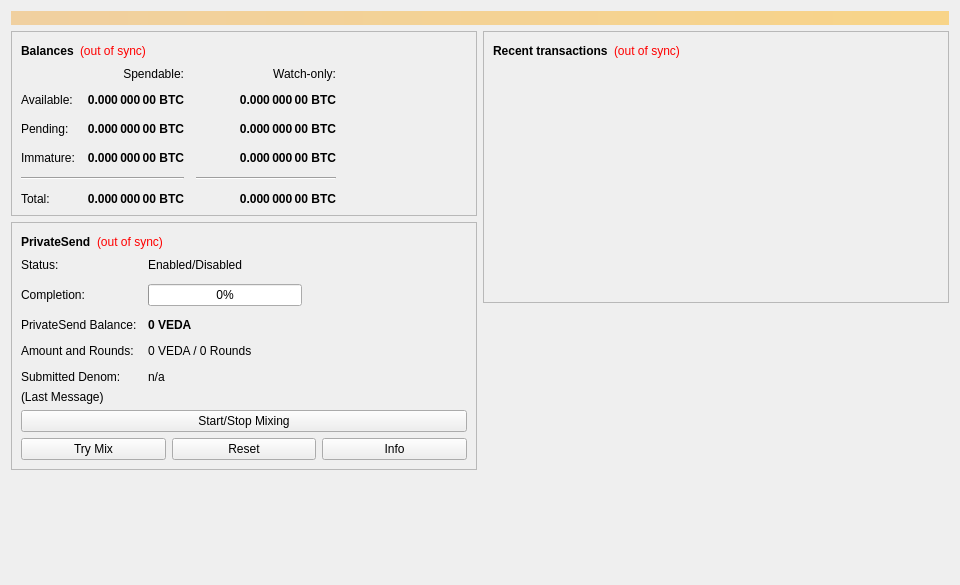
<?xml version="1.0" encoding="UTF-8"?>
<ui version="4.0">
 <class>OverviewPage</class>
 <widget class="QWidget" name="OverviewPage">
  <property name="geometry">
   <rect>
    <x>0</x>
    <y>0</y>
    <width>960</width>
    <height>585</height>
   </rect>
  </property>
  <property name="minimumSize">
   <size>
    <width>960</width>
    <height>0</height>
   </size>
  </property>
  <property name="windowTitle">
   <string>Form</string>
  </property>
  <layout class="QVBoxLayout" name="topLayout">
   <item>
    <widget class="QLabel" name="labelAlerts">
     <property name="visible">
      <bool>false</bool>
     </property>
     <property name="styleSheet">
      <string notr="true">QLabel { background-color: qlineargradient(x1: 0, y1: 0, x2: 1, y2: 0, stop:0 #F0D0A0, stop:1 #F8D488); color:#000000; }</string>
     </property>
     <property name="wordWrap">
      <bool>true</bool>
     </property>
     <property name="margin">
      <number>3</number>
     </property>
     <property name="textInteractionFlags">
      <set>Qt::TextSelectableByMouse</set>
     </property>
    </widget>
   </item>
   <item>
    <layout class="QHBoxLayout" name="horizontalLayout" stretch="1,1">
     <item>
      <layout class="QVBoxLayout" name="verticalLayout_2">
       <item>
        <widget class="QFrame" name="frame">
         <property name="frameShape">
          <enum>QFrame::StyledPanel</enum>
         </property>
         <property name="frameShadow">
          <enum>QFrame::Raised</enum>
         </property>
         <layout class="QVBoxLayout" name="verticalLayout_4">
          <item>
           <layout class="QHBoxLayout" name="horizontalLayout_4">
            <item>
             <widget class="QLabel" name="label_5">
              <property name="font">
               <font>
                <weight>75</weight>
                <bold>true</bold>
               </font>
              </property>
              <property name="text">
               <string>Balances</string>
              </property>
             </widget>
            </item>
            <item>
             <widget class="QLabel" name="labelWalletStatus">
              <property name="toolTip">
               <string>The displayed information may be out of date. Your wallet automatically synchronizes with the Veda network after a connection is established, but this process has not completed yet.</string>
              </property>
              <property name="styleSheet">
               <string notr="true">QLabel { color: red; }</string>
              </property>
              <property name="text">
               <string notr="true">(out of sync)</string>
              </property>
              <property name="alignment">
               <set>Qt::AlignLeading|Qt::AlignLeft|Qt::AlignVCenter</set>
              </property>
             </widget>
            </item>
            <item>
             <spacer name="horizontalSpacer_3">
              <property name="orientation">
               <enum>Qt::Horizontal</enum>
              </property>
              <property name="sizeHint" stdset="0">
               <size>
                <width>40</width>
                <height>20</height>
               </size>
              </property>
             </spacer>
            </item>
           </layout>
          </item>
          <item>
           <layout class="QGridLayout" name="gridLayout">
            <property name="spacing">
             <number>12</number>
            </property>
            <item row="2" column="2">
             <widget class="QLabel" name="labelWatchPending">
              <property name="font">
               <font>
                <weight>75</weight>
                <bold>true</bold>
               </font>
              </property>
              <property name="cursor">
               <cursorShape>IBeamCursor</cursorShape>
              </property>
              <property name="toolTip">
               <string>Unconfirmed transactions to watch-only addresses</string>
              </property>
              <property name="text">
               <string notr="true">0.000 000 00 BTC</string>
              </property>
              <property name="alignment">
               <set>Qt::AlignRight|Qt::AlignTrailing|Qt::AlignVCenter</set>
              </property>
              <property name="textInteractionFlags">
               <set>Qt::LinksAccessibleByMouse|Qt::TextSelectableByKeyboard|Qt::TextSelectableByMouse</set>
              </property>
             </widget>
            </item>
            <item row="2" column="1">
             <widget class="QLabel" name="labelUnconfirmed">
              <property name="font">
               <font>
                <weight>75</weight>
                <bold>true</bold>
               </font>
              </property>
              <property name="cursor">
               <cursorShape>IBeamCursor</cursorShape>
              </property>
              <property name="toolTip">
               <string>Total of transactions that have yet to be confirmed, and do not yet count toward the spendable balance</string>
              </property>
              <property name="text">
               <string notr="true">0.000 000 00 BTC</string>
              </property>
              <property name="alignment">
               <set>Qt::AlignRight|Qt::AlignTrailing|Qt::AlignVCenter</set>
              </property>
              <property name="textInteractionFlags">
               <set>Qt::LinksAccessibleByMouse|Qt::TextSelectableByKeyboard|Qt::TextSelectableByMouse</set>
              </property>
             </widget>
            </item>
            <item row="3" column="2">
             <widget class="QLabel" name="labelWatchImmature">
              <property name="font">
               <font>
                <weight>75</weight>
                <bold>true</bold>
               </font>
              </property>
              <property name="cursor">
               <cursorShape>IBeamCursor</cursorShape>
              </property>
              <property name="toolTip">
               <string>Mined balance in watch-only addresses that has not yet matured</string>
              </property>
              <property name="text">
               <string notr="true">0.000 000 00 BTC</string>
              </property>
              <property name="alignment">
               <set>Qt::AlignRight|Qt::AlignTrailing|Qt::AlignVCenter</set>
              </property>
              <property name="textInteractionFlags">
               <set>Qt::LinksAccessibleByMouse|Qt::TextSelectableByKeyboard|Qt::TextSelectableByMouse</set>
              </property>
             </widget>
            </item>
            <item row="4" column="0" colspan="2">
             <widget class="Line" name="lineSpendableBalance">
              <property name="orientation">
               <enum>Qt::Horizontal</enum>
              </property>
             </widget>
            </item>
            <item row="4" column="2">
             <widget class="Line" name="lineWatchBalance">
              <property name="sizePolicy">
               <sizepolicy hsizetype="Preferred" vsizetype="Fixed">
                <horstretch>0</horstretch>
                <verstretch>0</verstretch>
               </sizepolicy>
              </property>
              <property name="minimumSize">
               <size>
                <width>140</width>
                <height>0</height>
               </size>
              </property>
              <property name="orientation">
               <enum>Qt::Horizontal</enum>
              </property>
             </widget>
            </item>
            <item row="5" column="0">
             <widget class="QLabel" name="labelTotalText">
              <property name="text">
               <string>Total:</string>
              </property>
             </widget>
            </item>
            <item row="3" column="1">
             <widget class="QLabel" name="labelImmature">
              <property name="font">
               <font>
                <weight>75</weight>
                <bold>true</bold>
               </font>
              </property>
              <property name="cursor">
               <cursorShape>IBeamCursor</cursorShape>
              </property>
              <property name="toolTip">
               <string>Mined balance that has not yet matured</string>
              </property>
              <property name="text">
               <string notr="true">0.000 000 00 BTC</string>
              </property>
              <property name="alignment">
               <set>Qt::AlignRight|Qt::AlignTrailing|Qt::AlignVCenter</set>
              </property>
              <property name="textInteractionFlags">
               <set>Qt::LinksAccessibleByMouse|Qt::TextSelectableByKeyboard|Qt::TextSelectableByMouse</set>
              </property>
             </widget>
            </item>
            <item row="2" column="3">
             <spacer name="horizontalSpacer_2">
              <property name="orientation">
               <enum>Qt::Horizontal</enum>
              </property>
              <property name="sizeHint" stdset="0">
               <size>
                <width>40</width>
                <height>20</height>
               </size>
              </property>
             </spacer>
            </item>
            <item row="3" column="0">
             <widget class="QLabel" name="labelImmatureText">
              <property name="text">
               <string>Immature:</string>
              </property>
             </widget>
            </item>
            <item row="5" column="1">
             <widget class="QLabel" name="labelTotal">
              <property name="font">
               <font>
                <weight>75</weight>
                <bold>true</bold>
               </font>
              </property>
              <property name="cursor">
               <cursorShape>IBeamCursor</cursorShape>
              </property>
              <property name="toolTip">
               <string>Your current total balance</string>
              </property>
              <property name="text">
               <string notr="true">0.000 000 00 BTC</string>
              </property>
              <property name="alignment">
               <set>Qt::AlignRight|Qt::AlignTrailing|Qt::AlignVCenter</set>
              </property>
              <property name="textInteractionFlags">
               <set>Qt::LinksAccessibleByMouse|Qt::TextSelectableByKeyboard|Qt::TextSelectableByMouse</set>
              </property>
             </widget>
            </item>
            <item row="5" column="2">
             <widget class="QLabel" name="labelWatchTotal">
              <property name="font">
               <font>
                <weight>75</weight>
                <bold>true</bold>
               </font>
              </property>
              <property name="cursor">
               <cursorShape>IBeamCursor</cursorShape>
              </property>
              <property name="toolTip">
               <string>Current total balance in watch-only addresses</string>
              </property>
              <property name="text">
               <string notr="true">0.000 000 00 BTC</string>
              </property>
              <property name="alignment">
               <set>Qt::AlignRight|Qt::AlignTrailing|Qt::AlignVCenter</set>
              </property>
              <property name="textInteractionFlags">
               <set>Qt::LinksAccessibleByMouse|Qt::TextSelectableByKeyboard|Qt::TextSelectableByMouse</set>
              </property>
             </widget>
            </item>
            <item row="0" column="2">
             <widget class="QLabel" name="labelWatchonly">
              <property name="text">
               <string>Watch-only:</string>
              </property>
              <property name="alignment">
               <set>Qt::AlignRight|Qt::AlignTrailing|Qt::AlignVCenter</set>
              </property>
             </widget>
            </item>
            <item row="1" column="0">
             <widget class="QLabel" name="labelBalanceText">
              <property name="text">
               <string>Available:</string>
              </property>
             </widget>
            </item>
            <item row="1" column="1">
             <widget class="QLabel" name="labelBalance">
              <property name="font">
               <font>
                <weight>75</weight>
                <bold>true</bold>
               </font>
              </property>
              <property name="cursor">
               <cursorShape>IBeamCursor</cursorShape>
              </property>
              <property name="toolTip">
               <string>Your current spendable balance</string>
              </property>
              <property name="text">
               <string notr="true">0.000 000 00 BTC</string>
              </property>
              <property name="alignment">
               <set>Qt::AlignRight|Qt::AlignTrailing|Qt::AlignVCenter</set>
              </property>
              <property name="textInteractionFlags">
               <set>Qt::LinksAccessibleByMouse|Qt::TextSelectableByKeyboard|Qt::TextSelectableByMouse</set>
              </property>
             </widget>
            </item>
            <item row="1" column="2">
             <widget class="QLabel" name="labelWatchAvailable">
              <property name="font">
               <font>
                <weight>75</weight>
                <bold>true</bold>
               </font>
              </property>
              <property name="cursor">
               <cursorShape>IBeamCursor</cursorShape>
              </property>
              <property name="toolTip">
               <string>Your current balance in watch-only addresses</string>
              </property>
              <property name="text">
               <string notr="true">0.000 000 00 BTC</string>
              </property>
              <property name="alignment">
               <set>Qt::AlignRight|Qt::AlignTrailing|Qt::AlignVCenter</set>
              </property>
              <property name="textInteractionFlags">
               <set>Qt::LinksAccessibleByMouse|Qt::TextSelectableByKeyboard|Qt::TextSelectableByMouse</set>
              </property>
             </widget>
            </item>
            <item row="2" column="0">
             <widget class="QLabel" name="labelPendingText">
              <property name="text">
               <string>Pending:</string>
              </property>
             </widget>
            </item>
            <item row="0" column="1">
             <widget class="QLabel" name="labelSpendable">
              <property name="text">
               <string>Spendable:</string>
              </property>
              <property name="alignment">
               <set>Qt::AlignRight|Qt::AlignTrailing|Qt::AlignVCenter</set>
              </property>
             </widget>
            </item>
           </layout>
          </item>
         </layout>
        </widget>
       </item>
       <item>
        <widget class="QFrame" name="framePrivateSend">
         <property name="layoutDirection">
          <enum>Qt::LeftToRight</enum>
         </property>
         <property name="frameShape">
          <enum>QFrame::StyledPanel</enum>
         </property>
         <property name="frameShadow">
          <enum>QFrame::Raised</enum>
         </property>
         <layout class="QVBoxLayout" name="VerticalLayout_PS1">
          <item>
           <layout class="QHBoxLayout" name="horizontalLayout_5">
            <item>
             <widget class="QLabel" name="labelPrivateSendHeader">
              <property name="font">
               <font>
                <weight>75</weight>
                <bold>true</bold>
               </font>
              </property>
              <property name="text">
               <string>PrivateSend</string>
              </property>
             </widget>
            </item>
            <item>
             <widget class="QLabel" name="labelPrivateSendSyncStatus">
              <property name="toolTip">
               <string>The displayed information may be out of date. Your wallet automatically synchronizes with the Veda network after a connection is established, but this process has not completed yet.</string>
              </property>
              <property name="styleSheet">
               <string notr="true">QLabel { color: red; }</string>
              </property>
              <property name="text">
               <string notr="true">(out of sync)</string>
              </property>
              <property name="alignment">
               <set>Qt::AlignLeading|Qt::AlignLeft|Qt::AlignVCenter</set>
              </property>
             </widget>
            </item>
            <item>
             <spacer name="horizontalSpacer_4">
              <property name="orientation">
               <enum>Qt::Horizontal</enum>
              </property>
              <property name="sizeHint" stdset="0">
               <size>
                <width>40</width>
                <height>20</height>
               </size>
              </property>
             </spacer>
            </item>
           </layout>
          </item>
          <item>
           <layout class="QFormLayout" name="privateSendFormLayout">
            <property name="fieldGrowthPolicy">
             <enum>QFormLayout::AllNonFixedFieldsGrow</enum>
            </property>
            <property name="horizontalSpacing">
             <number>11</number>
            </property>
            <property name="verticalSpacing">
             <number>12</number>
            </property>
            <item row="0" column="0">
             <widget class="QLabel" name="labelPrivateSendEnabledText">
              <property name="text">
               <string>Status:</string>
              </property>
             </widget>
            </item>
            <item row="0" column="1">
             <widget class="QLabel" name="labelPrivateSendEnabled">
              <property name="text">
               <string>Enabled/Disabled</string>
              </property>
             </widget>
            </item>
            <item row="1" column="0">
             <widget class="QLabel" name="labelCompletitionText">
              <property name="text">
               <string>Completion:</string>
              </property>
             </widget>
            </item>
            <item row="1" column="1">
             <widget class="QProgressBar" name="privateSendProgress">
              <property name="maximumSize">
               <size>
                <width>154</width>
                <height>16777215</height>
               </size>
              </property>
              <property name="value">
               <number>0</number>
              </property>
             </widget>
            </item>
            <item row="2" column="0">
             <widget class="QLabel" name="labelAnonymizedText">
              <property name="text">
               <string>PrivateSend Balance:</string>
              </property>
             </widget>
            </item>
            <item row="2" column="1">
             <widget class="QLabel" name="labelAnonymized">
              <property name="font">
               <font>
                <weight>75</weight>
                <bold>true</bold>
               </font>
              </property>
              <property name="text">
               <string notr="true">0 VEDA</string>
              </property>
             </widget>
            </item>
            <item row="3" column="0">
             <widget class="QLabel" name="labelAmountAndRoundsText">
              <property name="text">
               <string>Amount and Rounds:</string>
              </property>
             </widget>
            </item>
            <item row="3" column="1">
             <widget class="QLabel" name="labelAmountRounds">
              <property name="text">
               <string>0 VEDA / 0 Rounds</string>
              </property>
             </widget>
            </item>
            <item row="4" column="0">
             <widget class="QLabel" name="labelSubmittedDenomText">
              <property name="text">
               <string>Submitted Denom:</string>
              </property>
             </widget>
            </item>
            <item row="4" column="1">
             <widget class="QLabel" name="labelSubmittedDenom">
              <property name="toolTip">
               <string>The denominations you submitted to the Masternode.&lt;br&gt;To mix, other users must submit the exact same denominations.</string>
              </property>
              <property name="text">
               <string>n/a</string>
              </property>
             </widget>
            </item>
           </layout>
          </item>
          <item>
           <layout class="QVBoxLayout" name="VerticalLayout_PS">
            <item>
             <widget class="QLabel" name="labelPrivateSendLastMessage">
              <property name="text">
               <string>(Last Message)</string>
              </property>
              <property name="alignment">
               <set>Qt::AlignLeading|Qt::AlignLeft|Qt::AlignTop</set>
              </property>
              <property name="wordWrap">
               <bool>true</bool>
              </property>
             </widget>
            </item>
            <item>
             <widget class="QPushButton" name="togglePrivateSend">
              <property name="sizePolicy">
               <sizepolicy hsizetype="MinimumExpanding" vsizetype="Fixed">
                <horstretch>0</horstretch>
                <verstretch>0</verstretch>
               </sizepolicy>
              </property>
              <property name="text">
               <string>Start/Stop Mixing</string>
              </property>
             </widget>
            </item>
            <item>
             <layout class="QHBoxLayout" name="horizontalLayout_debugbuttons">
              <item>
               <widget class="QPushButton" name="privateSendAuto">
                <property name="sizePolicy">
                 <sizepolicy hsizetype="MinimumExpanding" vsizetype="Fixed">
                  <horstretch>0</horstretch>
                  <verstretch>0</verstretch>
                 </sizepolicy>
                </property>
                <property name="toolTip">
                 <string>Try to manually submit a PrivateSend request.</string>
                </property>
                <property name="text">
                 <string>Try Mix</string>
                </property>
               </widget>
              </item>
              <item>
               <widget class="QPushButton" name="privateSendReset">
                <property name="sizePolicy">
                 <sizepolicy hsizetype="MinimumExpanding" vsizetype="Fixed">
                  <horstretch>0</horstretch>
                  <verstretch>0</verstretch>
                 </sizepolicy>
                </property>
                <property name="toolTip">
                 <string>Reset the current status of PrivateSend (can interrupt PrivateSend if it's in the process of Mixing, which can cost you money!)</string>
                </property>
                <property name="autoFillBackground">
                 <bool>false</bool>
                </property>
                <property name="text">
                 <string>Reset</string>
                </property>
               </widget>
              </item>
              <item>
               <widget class="QPushButton" name="privateSendInfo">
                <property name="sizePolicy">
                 <sizepolicy hsizetype="MinimumExpanding" vsizetype="Fixed">
                  <horstretch>0</horstretch>
                  <verstretch>0</verstretch>
                 </sizepolicy>
                </property>
                <property name="toolTip">
                 <string>Information about PrivateSend and Mixing</string>
                </property>
                <property name="text">
                 <string>Info</string>
                </property>
               </widget>
              </item>
             </layout>
            </item>
           </layout>
          </item>
         </layout>
        </widget>
       </item>
       <item>
        <spacer name="verticalSpacer">
         <property name="orientation">
          <enum>Qt::Vertical</enum>
         </property>
         <property name="sizeHint" stdset="0">
          <size>
           <width>20</width>
           <height>40</height>
          </size>
         </property>
        </spacer>
       </item>
      </layout>
     </item>
     <item>
      <layout class="QVBoxLayout" name="verticalLayout_3">
       <item>
        <widget class="QFrame" name="frame_2">
         <property name="frameShape">
          <enum>QFrame::StyledPanel</enum>
         </property>
         <property name="frameShadow">
          <enum>QFrame::Raised</enum>
         </property>
         <layout class="QVBoxLayout" name="verticalLayout">
          <item>
           <layout class="QHBoxLayout" name="horizontalLayout_2">
            <item>
             <widget class="QLabel" name="label_4">
              <property name="font">
               <font>
                <weight>75</weight>
                <bold>true</bold>
               </font>
              </property>
              <property name="text">
               <string>Recent transactions</string>
              </property>
             </widget>
            </item>
            <item>
             <widget class="QLabel" name="labelTransactionsStatus">
              <property name="toolTip">
               <string>The displayed information may be out of date. Your wallet automatically synchronizes with the Veda network after a connection is established, but this process has not completed yet.</string>
              </property>
              <property name="styleSheet">
               <string notr="true">QLabel { color: red; }</string>
              </property>
              <property name="text">
               <string notr="true">(out of sync)</string>
              </property>
              <property name="alignment">
               <set>Qt::AlignLeading|Qt::AlignLeft|Qt::AlignVCenter</set>
              </property>
             </widget>
            </item>
            <item>
             <spacer name="horizontalSpacer">
              <property name="orientation">
               <enum>Qt::Horizontal</enum>
              </property>
              <property name="sizeHint" stdset="0">
               <size>
                <width>40</width>
                <height>20</height>
               </size>
              </property>
             </spacer>
            </item>
           </layout>
          </item>
          <item>
           <widget class="QListView" name="listTransactions">
            <property name="styleSheet">
             <string notr="true">QListView { background: transparent; }</string>
            </property>
            <property name="frameShape">
             <enum>QFrame::NoFrame</enum>
            </property>
            <property name="verticalScrollBarPolicy">
             <enum>Qt::ScrollBarAlwaysOff</enum>
            </property>
            <property name="horizontalScrollBarPolicy">
             <enum>Qt::ScrollBarAlwaysOff</enum>
            </property>
            <property name="selectionMode">
             <enum>QAbstractItemView::NoSelection</enum>
            </property>
           </widget>
          </item>
         </layout>
        </widget>
       </item>
       <item>
        <spacer name="verticalSpacer_2">
         <property name="orientation">
          <enum>Qt::Vertical</enum>
         </property>
         <property name="sizeHint" stdset="0">
          <size>
           <width>20</width>
           <height>40</height>
          </size>
         </property>
        </spacer>
       </item>
      </layout>
     </item>
    </layout>
   </item>
  </layout>
 </widget>
 <resources/>
 <connections/>
</ui>
